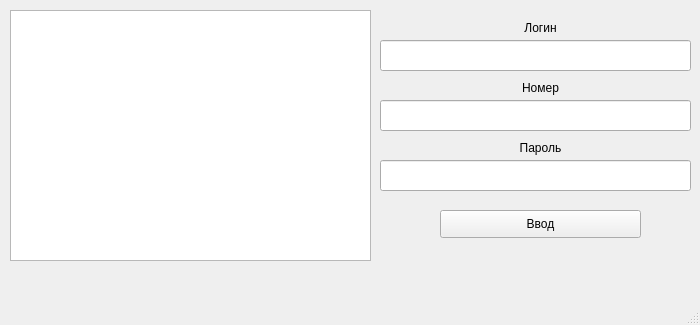
<?xml version="1.0" encoding="UTF-8"?>
<ui version="4.0">
 <class>MainWindow</class>
 <widget class="QMainWindow" name="MainWindow">
  <property name="geometry">
   <rect>
    <x>0</x>
    <y>0</y>
    <width>700</width>
    <height>325</height>
   </rect>
  </property>
  <property name="windowTitle">
   <string>task6</string>
  </property>
  <property name="toolTip">
   <string>&lt;html&gt;&lt;head/&gt;&lt;body&gt;&lt;p&gt;task1&lt;/p&gt;&lt;/body&gt;&lt;/html&gt;</string>
  </property>
  <widget class="QWidget" name="centralwidget">
   <widget class="QListWidget" name="listWidget">
    <property name="geometry">
     <rect>
      <x>10</x>
      <y>10</y>
      <width>361</width>
      <height>251</height>
     </rect>
    </property>
   </widget>
   <widget class="QPushButton" name="enterButton">
    <property name="geometry">
     <rect>
      <x>440</x>
      <y>210</y>
      <width>201</width>
      <height>28</height>
     </rect>
    </property>
    <property name="text">
     <string>Ввод</string>
    </property>
   </widget>
   <widget class="QLineEdit" name="loginField">
    <property name="geometry">
     <rect>
      <x>380</x>
      <y>40</y>
      <width>311</width>
      <height>31</height>
     </rect>
    </property>
   </widget>
   <widget class="QLineEdit" name="numberField">
    <property name="geometry">
     <rect>
      <x>380</x>
      <y>100</y>
      <width>311</width>
      <height>31</height>
     </rect>
    </property>
   </widget>
   <widget class="QLabel" name="loginLabel">
    <property name="geometry">
     <rect>
      <x>500</x>
      <y>20</y>
      <width>81</width>
      <height>16</height>
     </rect>
    </property>
    <property name="text">
     <string>Логин</string>
    </property>
    <property name="alignment">
     <set>Qt::AlignCenter</set>
    </property>
   </widget>
   <widget class="QLabel" name="numberLabel">
    <property name="geometry">
     <rect>
      <x>490</x>
      <y>80</y>
      <width>101</width>
      <height>16</height>
     </rect>
    </property>
    <property name="text">
     <string>Номер</string>
    </property>
    <property name="alignment">
     <set>Qt::AlignCenter</set>
    </property>
    <property name="margin">
     <number>0</number>
    </property>
   </widget>
   <widget class="QLineEdit" name="passwordField">
    <property name="geometry">
     <rect>
      <x>380</x>
      <y>160</y>
      <width>311</width>
      <height>31</height>
     </rect>
    </property>
   </widget>
   <widget class="QLabel" name="passwordLabel">
    <property name="geometry">
     <rect>
      <x>490</x>
      <y>140</y>
      <width>101</width>
      <height>16</height>
     </rect>
    </property>
    <property name="text">
     <string>Пароль</string>
    </property>
    <property name="alignment">
     <set>Qt::AlignCenter</set>
    </property>
    <property name="margin">
     <number>0</number>
    </property>
   </widget>
   <widget class="QLabel" name="errorLabel">
    <property name="geometry">
     <rect>
      <x>20</x>
      <y>260</y>
      <width>671</width>
      <height>31</height>
     </rect>
    </property>
    <property name="text">
     <string>&lt;html&gt;&lt;head/&gt;&lt;body&gt;&lt;p&gt;&lt;span style=&quot; color:#ff0000;&quot;&gt;&lt;/span&gt;&lt;/p&gt;&lt;/body&gt;&lt;/html&gt;</string>
    </property>
    <property name="alignment">
     <set>Qt::AlignCenter</set>
    </property>
   </widget>
  </widget>
  <widget class="QMenuBar" name="menubar">
   <property name="geometry">
    <rect>
     <x>0</x>
     <y>0</y>
     <width>700</width>
     <height>26</height>
    </rect>
   </property>
  </widget>
  <widget class="QStatusBar" name="statusbar"/>
 </widget>
 <resources/>
 <connections/>
</ui>
